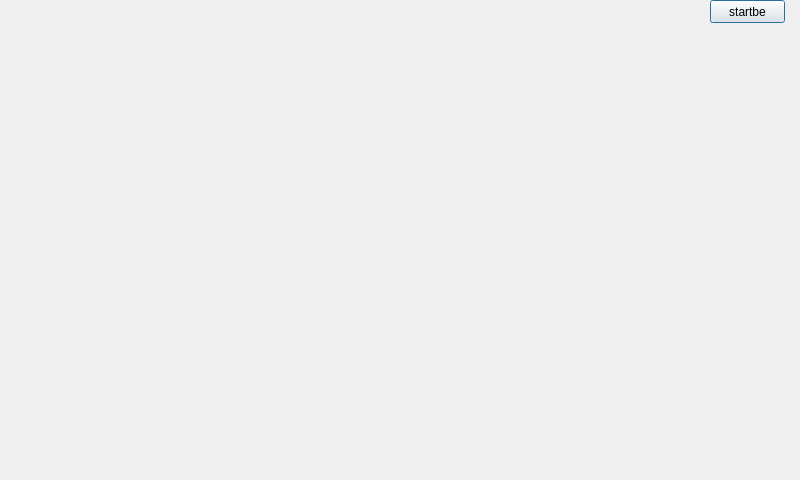
<?xml version="1.0" encoding="UTF-8"?>
<ui version="4.0">
 <class>InferencePage</class>
 <widget class="QDialog" name="InferencePage">
  <property name="geometry">
   <rect>
    <x>0</x>
    <y>0</y>
    <width>800</width>
    <height>480</height>
   </rect>
  </property>
  <property name="windowTitle">
   <string>Image Classification</string>
  </property>
  <widget class="ImageClassificationControlPanel" name="controlPanel" native="true">
   <property name="geometry">
    <rect>
     <x>0</x>
     <y>0</y>
     <width>250</width>
     <height>480</height>
    </rect>
   </property>
  </widget>
  <widget class="ClassificationResultPanel" name="resultPanel" native="true">
   <property name="geometry">
    <rect>
     <x>250</x>
     <y>0</y>
     <width>550</width>
     <height>480</height>
    </rect>
   </property>
   <widget class="QPushButton" name="pushButton_2">
    <property name="geometry">
     <rect>
      <x>460</x>
      <y>0</y>
      <width>75</width>
      <height>23</height>
     </rect>
    </property>
    <property name="text">
     <string>startbe</string>
    </property>
   </widget>
  </widget>
 </widget>
 <customwidgets>
  <customwidget>
   <class>ClassificationResultPanel</class>
   <extends>QWidget</extends>
   <header>classificationresultpanel.h</header>
   <container>1</container>
  </customwidget>
  <customwidget>
   <class>ImageClassificationControlPanel</class>
   <extends>QWidget</extends>
   <header>imageclassificationcontrolpanel.h</header>
   <container>1</container>
  </customwidget>
 </customwidgets>
 <resources/>
 <connections/>
</ui>
